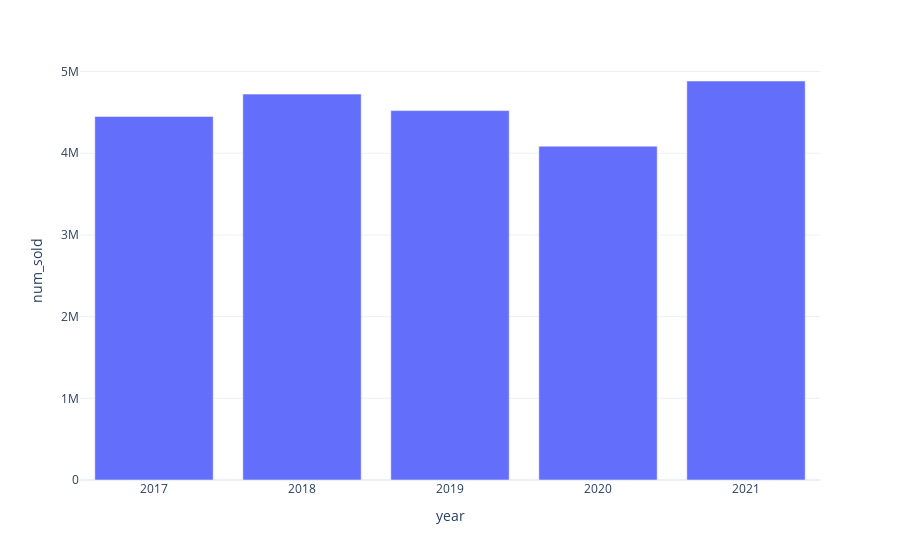

Notebook source saved alongside this figure:
### Code cell
fig = px.bar(year_by_sold,x='year',y='num_sold')
fig.show()

### Figure 1 — Plotly figure (JSON) as saved in the notebook; plotly's stock layout.template omitted (floating-point values rounded to 4 significant figures)
{"data": [{"alignmentgroup": "True", "hovertemplate": "year=%{x}<br>num_sold=%{y}<extra></extra>", "legendgroup": "", "marker": {"color": "#636efa", "pattern": {"shape": ""}}, "name": "", "offsetgroup": "", "orientation": "v", "showlegend": false, "textposition": "auto", "x": [2017, 2018, 2019, 2020, 2021], "xaxis": "x", "y": [4451213, 4723963, 4522172, 4086498, 4884479], "yaxis": "y", "type": "bar"}], "layout": {"xaxis": {"anchor": "y", "domain": [0, 1], "title": {"text": "year"}, "type": "linear", "range": [2016.0, 2022.0], "autorange": true}, "yaxis": {"anchor": "x", "domain": [0, 1], "title": {"text": "num_sold"}, "type": "linear", "range": [0, 5142000.0], "autorange": true}, "legend": {"tracegroupgap": 0}, "margin": {"t": 60}, "barmode": "relative", "autosize": true}}
